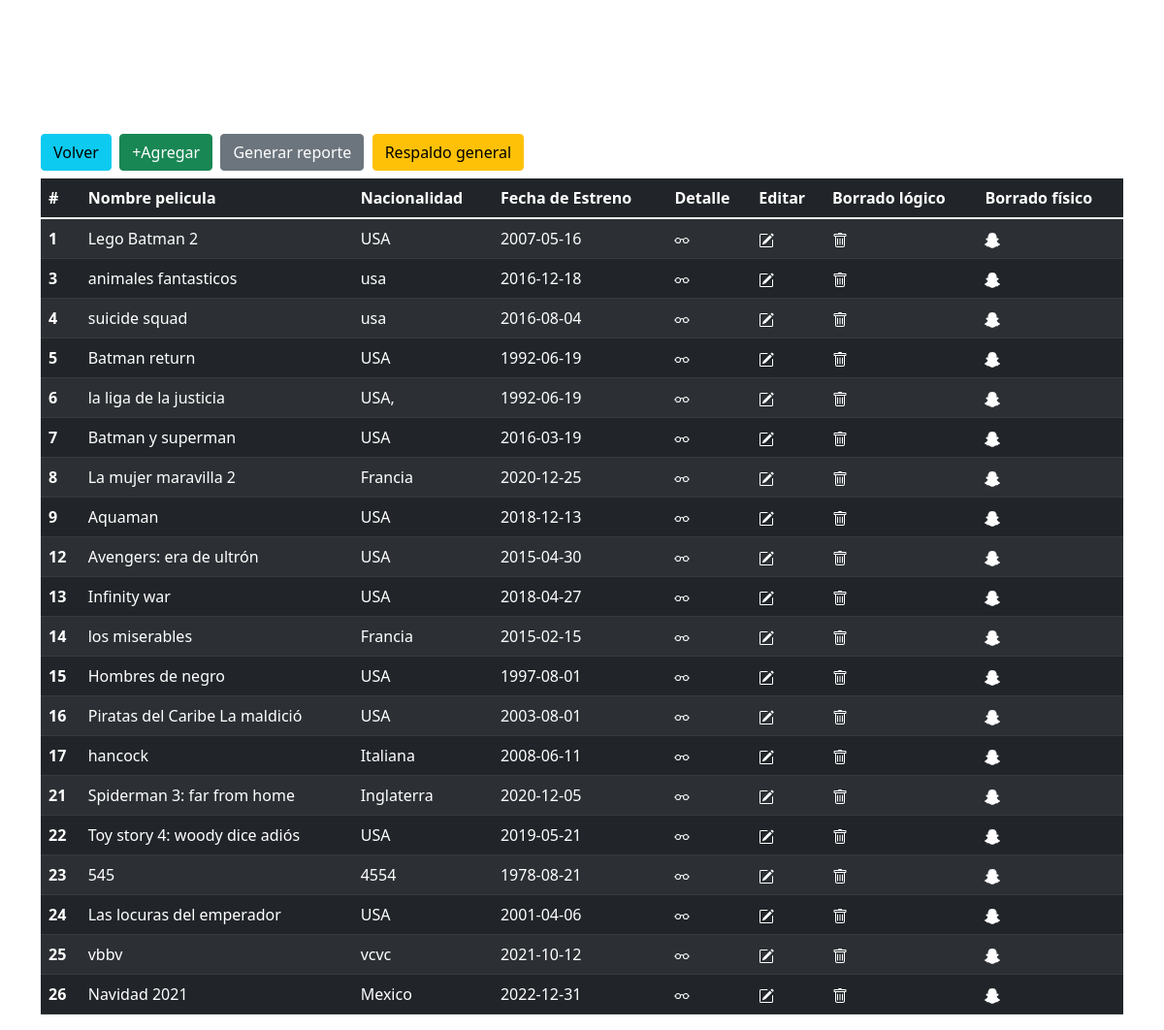
Screenshot of /peliculas.php with the database file from the repository.
### tables this page shows
CREATE TABLE `pelicula` (
  `idPelicula` int(11) NOT NULL,
  `nombrePelicula` varchar(150) DEFAULT NULL,
  `fecha` date DEFAULT NULL,
  `nacionalidad` varchar(30) DEFAULT NULL,
  `idioma` varchar(15) DEFAULT NULL,
  `ColorPelicula` enum('color','Blanco y Negro') DEFAULT NULL,
  `Clasificacion` varchar(30) DEFAULT NULL,
  `fecha_estreno` date DEFAULT NULL,
  `sinopsis` text DEFAULT NULL,
  `estatus` int(1) NOT NULL
);

### peliculas.php (the view, shortened to what this page needs)
<!DOCTYPE html>
<html>
<head>
	<link href="https://cdn.jsdelivr.net/npm/bootstrap@5.1.3/dist/css/bootstrap.min.css" rel="stylesheet">
	<link rel="stylesheet" type="text/css" href="css/estiloCine1.css">
</head>
<body>
	<div class="miniespacio">
		<br><br><br><br>
	</div>
	<div class="container">
		<h2 class="letraBlanca">
			<br>
			<a href="index.php" class="btn btn-info">Volver</a>
			<a href="nuevaPelicula.php" class="btn btn-success">+Agregar</a>
			<a href="reportePeliculas.php" class="btn btn-secondary">Generar reporte</a>
			<a href="respaldoGeneral.php" class="btn btn-warning">Respaldo general</a>
		</h2>
		<?PHP
			$conexion = new mysqli("localhost", "root", "", "peliculas");
			$consulta = "SELECT * FROM pelicula WHERE estatus=1";
			$resultado = $conexion->query($consulta);
		?>
		<table class="table table-dark table-striped table-hover">
		  <thead>
		    <tr>
		      <th scope="col">#</th>
		      <th scope="col">Nombre pelicula</th>
		      <th scope="col">Nacionalidad</th>
			  <th scope="col">Fecha de Estreno</th>
		      <th scope="col">Detalle</th>
		      <th scope="col">Editar</th>
			  <th scope="col">Borrado lógico</th>
			  <th scope="col">Borrado físico</th>
		    </tr>
		  </thead>
		  <tbody>
		  	<?PHP
			while($row = $resultado->fetch_assoc())
			{
			  	?>
			    <tr>
			      <th scope="row">
			      	<?PHP echo $row['idPelicula']; ?>
			      </th>
			      <td>
			      	<?PHP echo $row['nombrePelicula']; ?>
			      <td>
			      	<?PHP echo $row['nacionalidad']; ?>
			      </td>
				  <td>
			      	<?PHP echo $row['fecha_estreno']; ?>
			      </td>
			      <td>
			      	<a href="detallePelicula.php?id=<?php echo $row['idPelicula'];?>">
			      	</a>
			      </td>
			      <td>
			      	<a href="editarPelicula.php?id=<?php echo $row['idPelicula'];?>">
			      	</a>
			      </td>
			      <td>
			      	<a href="borrarLogicoPelicula.php?id=<?php echo $row['idPelicula'];?>">
			      	</a>
			      </td>
			      <td>
			      	<a href="borrarFisicoPelicula.php?id=<?php echo $row['idPelicula'];?>">
			      	</a>
			      </td>
			    </tr>
			    <?PHP
			}
			?>
		  </tbody>
		</table>
	</div>
</body>
</html>

### css/estiloCine1.css (style rules this page uses)
body { background-image: url("https://static.vecteezy.com/system/resources/previews/002/217/896/non_2x/cinema-wallpaper-social-media-message-background-vector.jpg"); }
.letraBlanca { color: white; }

### peliculas.php (style rules this page uses)
a { color: white; }

### rows the page displays
pelicula: idPelicula "1", nombrePelicula "Lego Batman 2", nacionalidad "USA", fecha_estreno "2007-05-16"
pelicula: idPelicula "3", nombrePelicula "animales fantasticos", nacionalidad "usa", fecha_estreno "2016-12-18"
pelicula: idPelicula "4", nombrePelicula "suicide squad", nacionalidad "usa", fecha_estreno "2016-08-04"
pelicula: idPelicula "5", nombrePelicula "Batman return", nacionalidad "USA", fecha_estreno "1992-06-19"
pelicula: idPelicula "6", nombrePelicula "la liga de la justicia", nacionalidad "USA,", fecha_estreno "1992-06-19"
pelicula: idPelicula "7", nombrePelicula "Batman y superman", nacionalidad "USA", fecha_estreno "2016-03-19"
pelicula: idPelicula "8", nombrePelicula "La mujer maravilla 2", nacionalidad "Francia", fecha_estreno "2020-12-25"
pelicula: idPelicula "9", nombrePelicula "Aquaman", nacionalidad "USA", fecha_estreno "2018-12-13"
pelicula: idPelicula "12", nombrePelicula "Avengers: era de ultrón", nacionalidad "USA", fecha_estreno "2015-04-30"
pelicula: idPelicula "13", nombrePelicula "Infinity war", nacionalidad "USA", fecha_estreno "2018-04-27"
pelicula: idPelicula "14", nombrePelicula "los miserables", nacionalidad "Francia", fecha_estreno "2015-02-15"
pelicula: idPelicula "15", nombrePelicula "Hombres de negro", nacionalidad "USA", fecha_estreno "1997-08-01"
pelicula: idPelicula "16", nombrePelicula "Piratas del Caribe La maldició", nacionalidad "USA", fecha_estreno "2003-08-01"
pelicula: idPelicula "17", nombrePelicula "hancock", nacionalidad "Italiana", fecha_estreno "2008-06-11"
pelicula: idPelicula "21", nombrePelicula "Spiderman 3: far from home", nacionalidad "Inglaterra", fecha_estreno "2020-12-05"
pelicula: idPelicula "22", nombrePelicula "Toy story 4: woody dice adiós", nacionalidad "USA", fecha_estreno "2019-05-21"
pelicula: idPelicula "23", nombrePelicula "545", nacionalidad "4554", fecha_estreno "1978-08-21"
pelicula: idPelicula "24", nombrePelicula "Las locuras del emperador", nacionalidad "USA", fecha_estreno "2001-04-06"
pelicula: idPelicula "25", nombrePelicula "vbbv", nacionalidad "vcvc", fecha_estreno "2021-10-12"
pelicula: idPelicula "26", nombrePelicula "Navidad 2021", nacionalidad "Mexico", fecha_estreno "2022-12-31"
